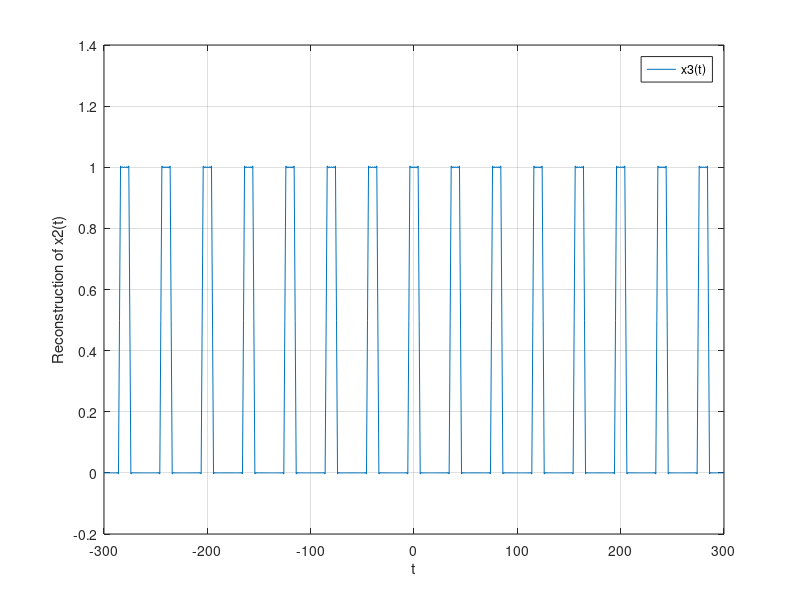

This chart was generated by the following MATLAB code:
%Rendel Abrasia, Reza Aablue
%500942743, 500966944
%Section 4

%Problem A.6 - part 3 (x3(t))
clf;
n = 0;
D_n = [-500:500]
for n = -500 : 1 : 500
    i = n+500+1;
    if n == 0;
        D_n(i) = 0.25;
    else
        D_n(i) = (1/(pi.*n)).*sin(0.25.*pi*n);
end 
end
 
w = pi/20;
s = 300 + 1;
x = zeros(1,601);
for t = -300 : 1 : 300
    for n = -500 : 1 : 500
    m = n+500+1;    
    x(t+s) = x(t+s) + real(D_n(m).*exp(n.*1i*w*t));
end
end

t = [ -300 : 1 : 300];
plot(t,real(x));
ylabel('Reconstruction of x2(t)');xlabel('t'); 
legend('x3(t)'); 
grid;